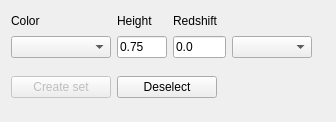
<?xml version="1.0" encoding="UTF-8"?>
<ui version="4.0">
 <class>button_pane</class>
 <widget class="QWidget" name="button_pane">
  <property name="geometry">
   <rect>
    <x>0</x>
    <y>0</y>
    <width>336</width>
    <height>122</height>
   </rect>
  </property>
  <property name="sizePolicy">
   <sizepolicy hsizetype="Preferred" vsizetype="Fixed">
    <horstretch>0</horstretch>
    <verstretch>0</verstretch>
   </sizepolicy>
  </property>
  <layout class="QGridLayout" name="gridLayout_2">
   <item row="0" column="0">
    <widget class="QWidget" name="widget" native="true">
     <layout class="QGridLayout" name="gridLayout">
      <property name="leftMargin">
       <number>0</number>
      </property>
      <property name="topMargin">
       <number>0</number>
      </property>
      <property name="rightMargin">
       <number>0</number>
      </property>
      <property name="bottomMargin">
       <number>0</number>
      </property>
      <item row="0" column="0">
       <widget class="QLabel" name="label">
        <property name="text">
         <string>Color</string>
        </property>
       </widget>
      </item>
      <item row="0" column="1">
       <widget class="QLabel" name="label_2">
        <property name="text">
         <string>Height</string>
        </property>
       </widget>
      </item>
      <item row="0" column="2">
       <widget class="QLabel" name="label_3">
        <property name="sizePolicy">
         <sizepolicy hsizetype="Preferred" vsizetype="Preferred">
          <horstretch>0</horstretch>
          <verstretch>0</verstretch>
         </sizepolicy>
        </property>
        <property name="text">
         <string>Redshift</string>
        </property>
       </widget>
      </item>
      <item row="0" column="3">
       <widget class="QLabel" name="label_5">
        <property name="text">
         <string/>
        </property>
       </widget>
      </item>
      <item row="0" column="4">
       <widget class="QLabel" name="label_4">
        <property name="text">
         <string/>
        </property>
       </widget>
      </item>
      <item row="1" column="0">
       <widget class="QComboBox" name="combo_box_color">
        <property name="sizePolicy">
         <sizepolicy hsizetype="Preferred" vsizetype="Preferred">
          <horstretch>0</horstretch>
          <verstretch>0</verstretch>
         </sizepolicy>
        </property>
        <property name="minimumSize">
         <size>
          <width>100</width>
          <height>0</height>
         </size>
        </property>
        <property name="toolTip">
         <string>Color for selected lines in this set.</string>
        </property>
       </widget>
      </item>
      <item row="1" column="1">
       <widget class="QLineEdit" name="height_textbox">
        <property name="sizePolicy">
         <sizepolicy hsizetype="Preferred" vsizetype="Preferred">
          <horstretch>0</horstretch>
          <verstretch>0</verstretch>
         </sizepolicy>
        </property>
        <property name="minimumSize">
         <size>
          <width>50</width>
          <height>0</height>
         </size>
        </property>
        <property name="maximumSize">
         <size>
          <width>50</width>
          <height>16777215</height>
         </size>
        </property>
        <property name="toolTip">
         <string>Relative height to plot.</string>
        </property>
        <property name="text">
         <string>0.75</string>
        </property>
       </widget>
      </item>
      <item row="1" column="2">
       <widget class="QLineEdit" name="redshift_textbox">
        <property name="sizePolicy">
         <sizepolicy hsizetype="Preferred" vsizetype="Preferred">
          <horstretch>0</horstretch>
          <verstretch>0</verstretch>
         </sizepolicy>
        </property>
        <property name="minimumSize">
         <size>
          <width>50</width>
          <height>0</height>
         </size>
        </property>
        <property name="maximumSize">
         <size>
          <width>55</width>
          <height>16777215</height>
         </size>
        </property>
        <property name="toolTip">
         <string>Redshift lines by</string>
        </property>
        <property name="text">
         <string>0.0</string>
        </property>
       </widget>
      </item>
      <item row="1" column="3">
       <widget class="QComboBox" name="combo_box_z_units">
        <property name="sizePolicy">
         <sizepolicy hsizetype="Preferred" vsizetype="Preferred">
          <horstretch>0</horstretch>
          <verstretch>0</verstretch>
         </sizepolicy>
        </property>
        <property name="minimumSize">
         <size>
          <width>80</width>
          <height>0</height>
         </size>
        </property>
        <property name="maximumSize">
         <size>
          <width>70</width>
          <height>100</height>
         </size>
        </property>
        <property name="toolTip">
         <string>Redshift units.</string>
        </property>
       </widget>
      </item>
      <item row="1" column="4">
       <spacer name="horizontalSpacer">
        <property name="orientation">
         <enum>Qt::Horizontal</enum>
        </property>
        <property name="sizeHint" stdset="0">
         <size>
          <width>1</width>
          <height>20</height>
         </size>
        </property>
       </spacer>
      </item>
     </layout>
    </widget>
   </item>
   <item row="1" column="0">
    <widget class="QWidget" name="widget_2" native="true">
     <layout class="QHBoxLayout" name="horizontalLayout_2">
      <property name="leftMargin">
       <number>0</number>
      </property>
      <property name="topMargin">
       <number>0</number>
      </property>
      <property name="rightMargin">
       <number>0</number>
      </property>
      <property name="bottomMargin">
       <number>0</number>
      </property>
      <item>
       <widget class="QPushButton" name="create_set_button">
        <property name="enabled">
         <bool>false</bool>
        </property>
        <property name="sizePolicy">
         <sizepolicy hsizetype="Fixed" vsizetype="Fixed">
          <horstretch>0</horstretch>
          <verstretch>0</verstretch>
         </sizepolicy>
        </property>
        <property name="minimumSize">
         <size>
          <width>100</width>
          <height>0</height>
         </size>
        </property>
        <property name="toolTip">
         <string>Create new line set from selected lines.</string>
        </property>
        <property name="text">
         <string>Create set</string>
        </property>
       </widget>
      </item>
      <item>
       <widget class="QPushButton" name="deselect_button">
        <property name="sizePolicy">
         <sizepolicy hsizetype="Fixed" vsizetype="Fixed">
          <horstretch>0</horstretch>
          <verstretch>0</verstretch>
         </sizepolicy>
        </property>
        <property name="minimumSize">
         <size>
          <width>100</width>
          <height>0</height>
         </size>
        </property>
        <property name="toolTip">
         <string>Un-select everything on this set.</string>
        </property>
        <property name="text">
         <string>Deselect</string>
        </property>
       </widget>
      </item>
      <item>
       <spacer name="horizontalSpacer_2">
        <property name="orientation">
         <enum>Qt::Horizontal</enum>
        </property>
        <property name="sizeHint" stdset="0">
         <size>
          <width>40</width>
          <height>20</height>
         </size>
        </property>
       </spacer>
      </item>
     </layout>
    </widget>
   </item>
  </layout>
 </widget>
 <resources>
  <include location="../../data/resources/resources.qrc"/>
 </resources>
 <connections/>
</ui>
